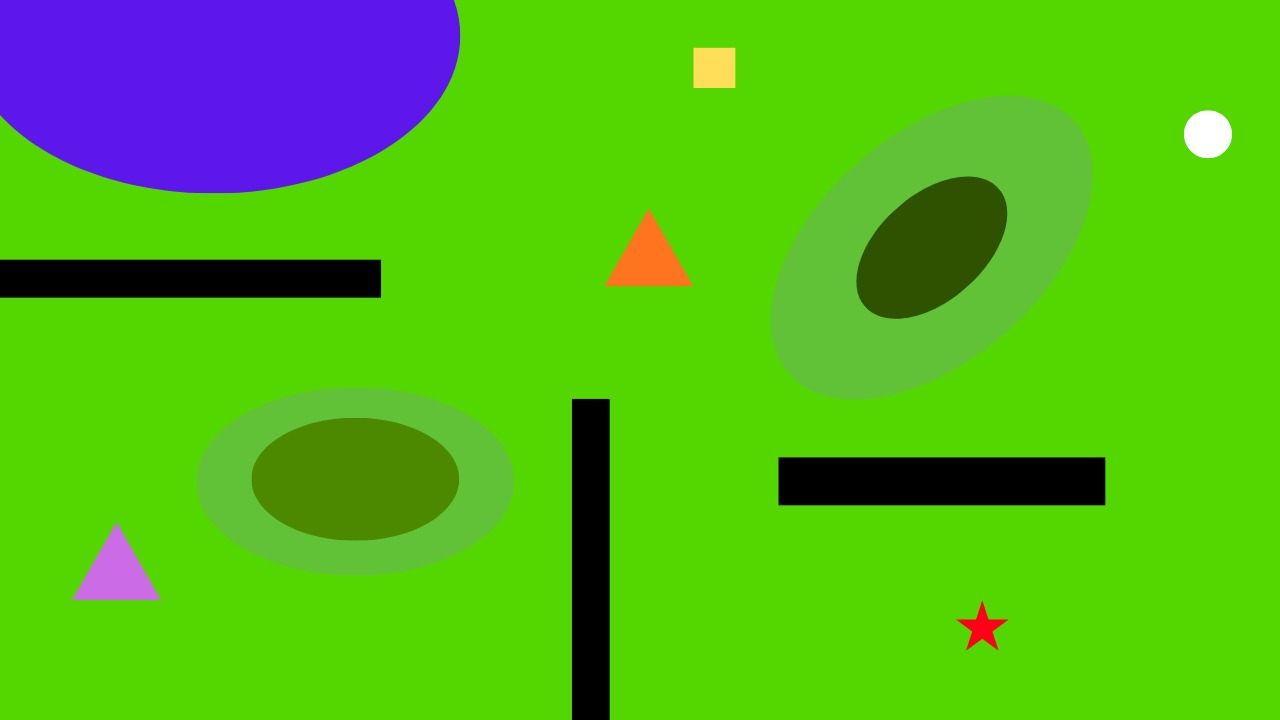
#> input picture Photos/6.jpg, 1280 x 720 px, found by its file name
$ python priority_travel.py
#> lines starting #> are read from the running program, lines starting #| are printed output that depends on the picture; after the words box and inside, x2 and y2 are one past the last pixel; in counts of white or black regions, pixels touching at a corner belong together
import cv2
import numpy as np
# i dont know why it dosen't detect one square in image 3 , rest is fine
inp="photos/6.jpg"

def Fshape(contour):
    peri = cv2.arcLength(contour, True)

    if peri == 0:
        return None

    area = cv2.contourArea(contour)
    verti = cv2.approxPolyDP(contour, 0.04 * peri, True)

    _, _, w, h = cv2.boundingRect(contour)
    aspect_ratio = max(w, h) / min(w, h)


    if len(verti) == 3:
        return "triangle"
    if len(verti) == 4:
        if aspect_ratio <= 1.2:
            #print("square")
            return "square"
        #print("square2")
        return None


    #print("square4") #wrote this to see what it does when above 2 are not detected

    hull_area = cv2.contourArea(cv2.convexHull(contour))
    solidity = area / hull_area if hull_area else 1
    if (6 <= len(verti) <= 11 and solidity < 0.9 and max(w, h) <= 120):
        return "star"


    if (4 * 3.14 * area )/ (peri * peri) >= 0.7 and aspect_ratio <= 1.2:
        return "circle"
    return None


image = cv2.imread(inp)
#> image is the input picture: shape (720, 1280, 3); mean B, G, R 25.9, 182.8, 83.2
total_casuality=0
#print(image[20,20])
hsv = cv2.cvtColor(image, cv2.COLOR_BGR2HSV)
#> hsv: shape (720, 1280, 3); mean H, S, V 53.8, 237, 201.3
gbg= cv2.inRange(hsv, (35, 40, 40), (85, 255, 255))
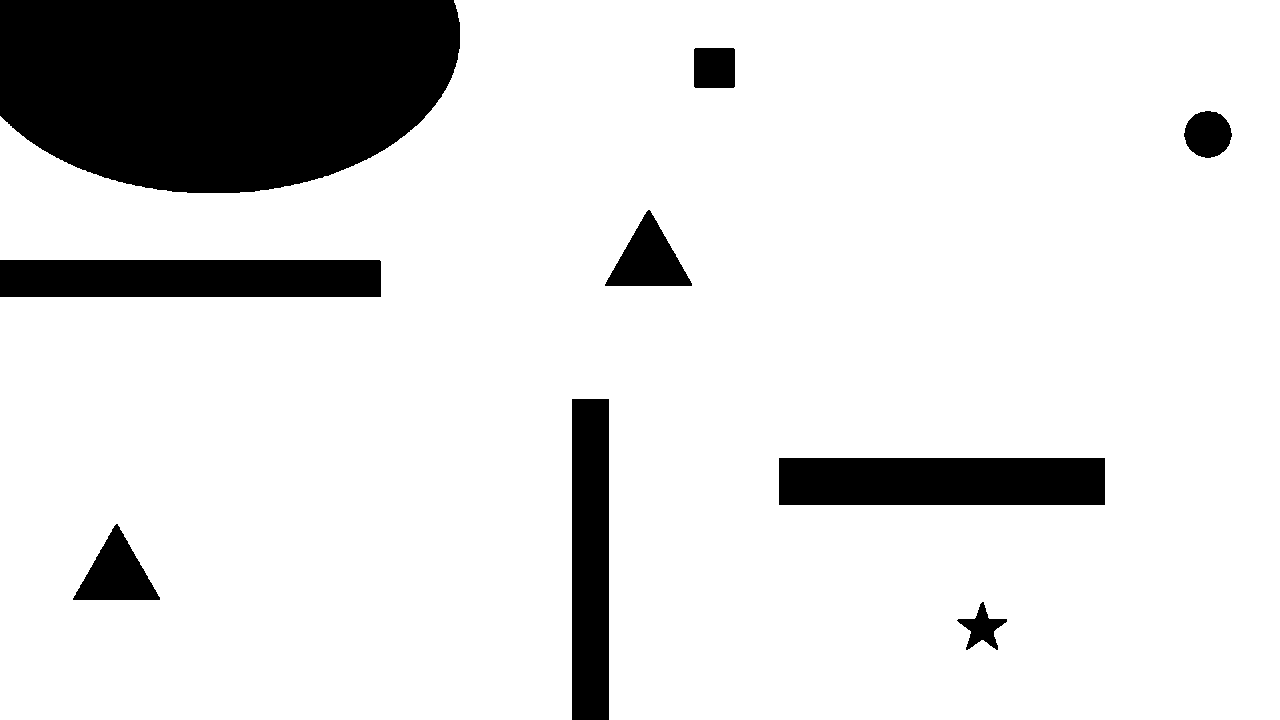
#> gbg: shape (720, 1280); 86.1% white; 9 black regions, largest, box (x1, y1, x2, y2) and area: (0, 0, 460, 193) 75732, (779, 458, 1105, 505) 15322, (0, 260, 381, 297) 14096
non_green = cv2.bitwise_not(gbg)


edges = cv2.Canny(image, 50, 150)
#> edges: shape (720, 1280); 0.79% white in thin lines or dots

mask = cv2.bitwise_or(non_green, edges)
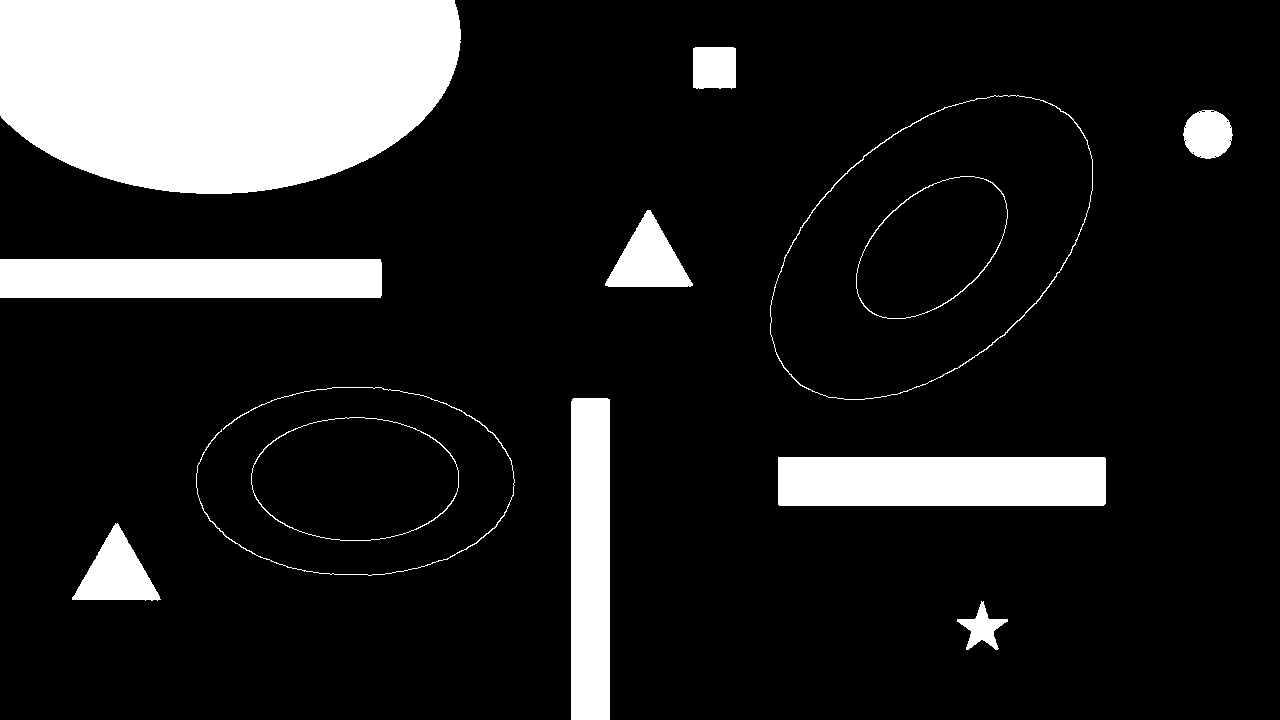
#> mask: shape (720, 1280); 14.6% white; 13 white regions


contours, _ = cv2.findContours(mask, cv2.RETR_EXTERNAL, cv2.CHAIN_APPROX_SIMPLE)
#> contours = 12 contours; largest, box (x1, y1, x2, y2) and area: (0, 0, 461, 194) 75516, (770, 95, 1093, 400) 67596, (251, 417, 459, 541) 20120, (778, 457, 1106, 506) 15693, (0, 259, 382, 298) 14474
casualities = []
start_end=[]
i_count=0
for countour in contours:

    if cv2.contourArea(countour) < 100 or cv2.contourArea(countour) > 20000:
        continue

    x, y, w, h = cv2.boundingRect(countour)
    colour = image[int(y+(h/2)), int(x+(w/2))]

    g,b, r = colour


    if g <= 50 and b <= 50 and 200<=r <= 255:
        severity = 3

    elif 200<=g <= 255 and 200<=b <= 255 and 200<=r <= 255:
        severity = 1

    elif 60<=g <= 100 and 200<=b <= 255 and 50<=r <= 255:
        severity = 2
    else:
        severity = 0

    shape = Fshape(countour)


    if shape is None:
        continue

    i_count+=1
    if shape == "star":
        age=1
    if shape == "circle":
        age=3
    if shape == "square":
        age=2
    if shape == "triangle":
        #252, 116, 36
        if 30<=g <= 42 and 110<=b <= 120 and 240<=r <= 255:
            cv2.putText(image,"Start",(x, y-10),cv2.FONT_HERSHEY_SIMPLEX,0.6,(0, 0, 0),2,)
            start_end.insert(0,(int(x+w/2), int(y+h/2)))
        else:
            cv2.putText(image,"End",(x, y-10),cv2.FONT_HERSHEY_SIMPLEX,0.6,(0, 0, 0),2,)
            start_end.insert(1,(int(x+w/2), int(y+h/2)))
        continue


    total_casuality+=1

    casualities.append({
        "casuality_no": i_count,
        "severity_score": severity,
        "age_score": age,
        "priority_score": severity * age,
        "location": (int(x + w / 2), int(y + h / 2))
    })


    cv2.rectangle(image,(x, y),(x+w, y+h),(0, 0, 0),2,)

    cv2.putText(image,shape,(x, y-10),cv2.FONT_HERSHEY_SIMPLEX,0.6,(0, 0, 0),2,)

    print(f"casuality no.{i_count}, severity score - {severity}, age score - {age} , priority score - {severity*age}, location - ({int(x+w/2)} , {int(y+h/2)})")
#> this loop made 12 passes
#> (x, y, g, b, r, severity) on passes 1, 9: (957, 601, 22, 1, 253, 3), (1183, 110, 255, 255, 255, 1)
#> (printed output is left out)
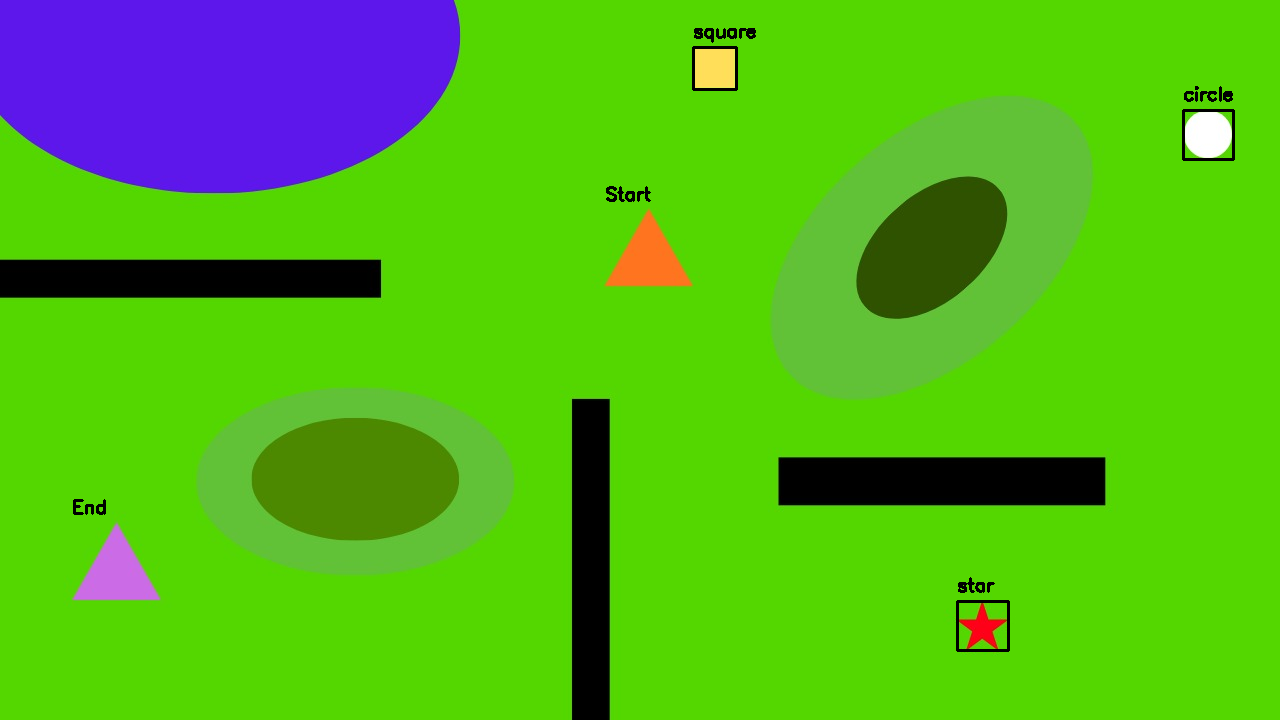
#> image: shape (720, 1280, 3); 0.37% of pixels changed, all inside (x1, y1, x2, y2) = (73, 28, 1235, 652)
#> after the loop, casualities = 3 items; i_count = 5; start_end = [(649, 248), (116, 562)]; total_casuality = 3

print("total no. of casuality",total_casuality)
#| total no. of casuality 3


casualities.sort(key=lambda x: x["priority_score"], reverse=True)


if casualities:
    cv2.line(image, start_end[0], casualities[0]["location"], (0, 0, 0), thickness=3, lineType=cv2.LINE_8)
#> image: shape (720, 1280, 3); 0.11% of pixels changed, all inside (x1, y1, x2, y2) = (647, 66, 717, 251)

    for casuality in range(1, len(casualities)):


        cv2.line(
            image,
            casualities[casuality - 1]["location"],
            casualities[casuality]["location"],
            (0, 0, 0),
            thickness=3,
            lineType=cv2.LINE_8,
        )
#> this loop made 2 passes
#> image: shape (720, 1280, 3); mean B, G, R 25.7, 180.6, 82.2

    cv2.line(image, casualities[-1]["location"], start_end[1], (0, 0, 0), thickness=3, lineType=cv2.LINE_8)
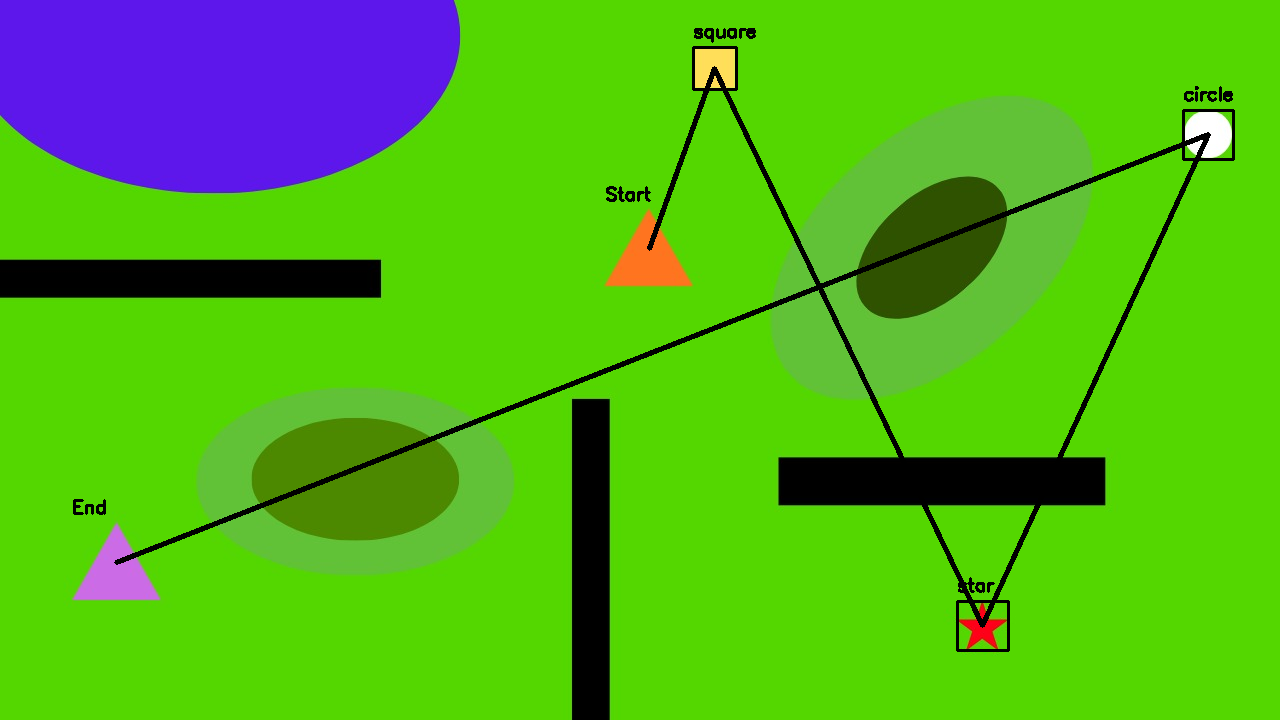
#> image: shape (720, 1280, 3); mean B, G, R 25.6, 179.5, 81.6


cv2.imwrite("photos/output/connected.png", image)

$ run again, with Photos/2.jpg copied over Photos/6.jpg
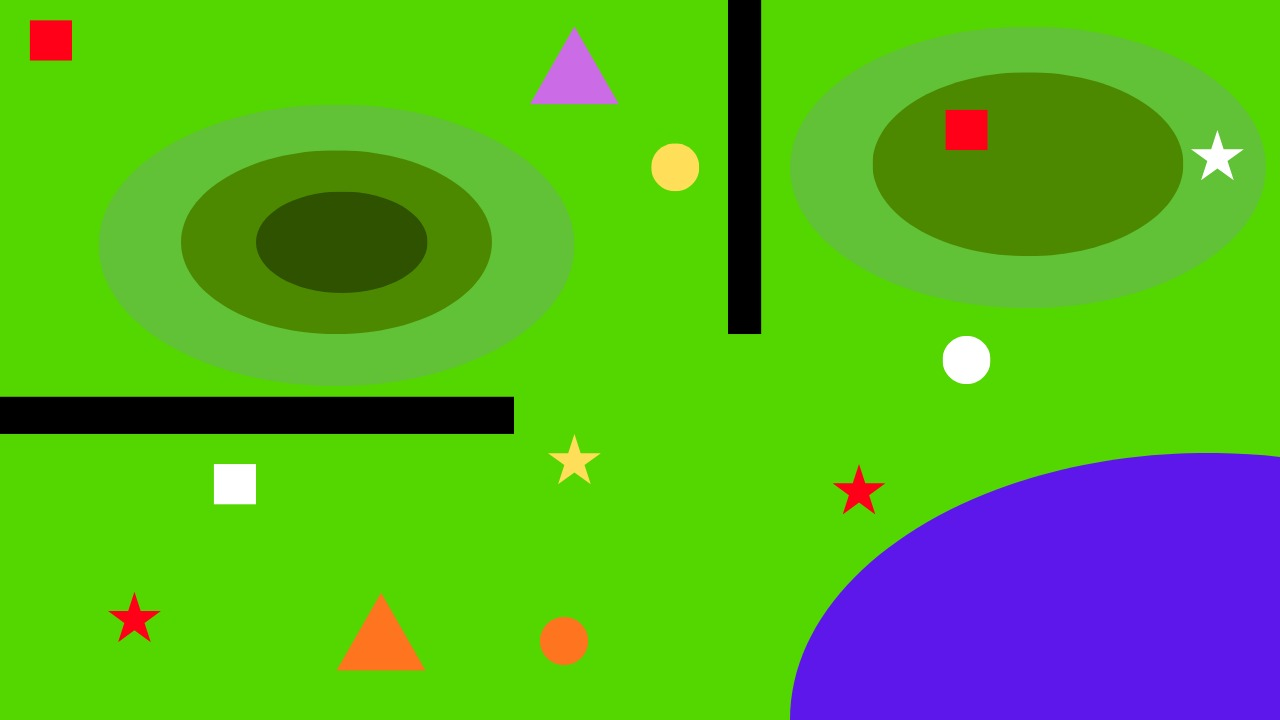
#> input picture Photos/2.jpg, 1280 x 720 px, found by its file name
#> image is the input picture: shape (720, 1280, 3); mean B, G, R 37.2, 172.7, 86.5
#> hsv: shape (720, 1280, 3); mean H, S, V 57, 233.7, 199.7
#> `gbg= cv2.inRange(hsv, (35, 40, 40), (85, 255, 255))`:
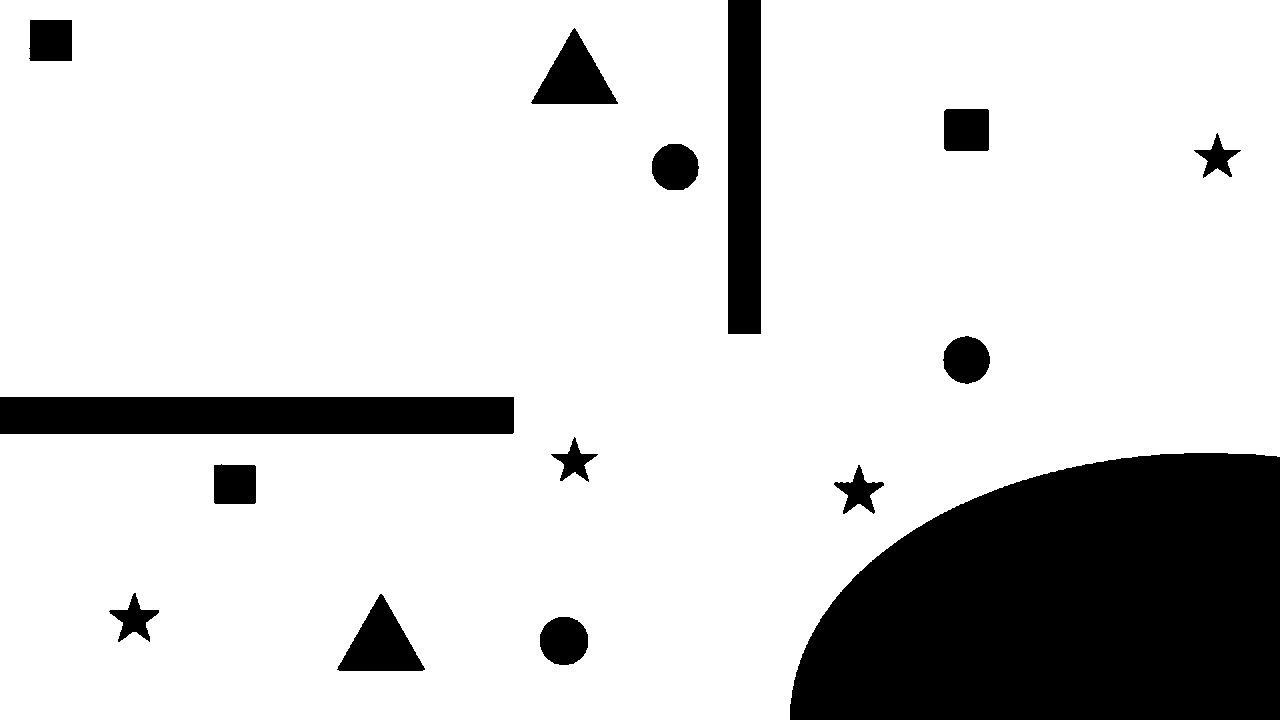
#> gbg: shape (720, 1280); 82.9% white; 15 black regions, largest, box (x1, y1, x2, y2) and area: (790, 453, 1280, 720) 106837, (0, 397, 514, 434) 19017, (728, 0, 761, 334) 11022
#> edges: shape (720, 1280); 1.1% white in thin lines or dots
#> mask: shape (720, 1280); 18% white; 20 white regions
#> contours = 18 contours; largest, box (x1, y1, x2, y2) and area: (790, 452, 1280, 720) 106494, (872, 72, 1184, 257) 45014, (181, 150, 492, 335) 44996, (0, 396, 515, 434) 19012, (727, 0, 762, 335) 11345
#> the loop `for countour in contours: ` made 18 passes
#> (x, y, g, b, r, severity) on passes 1, 3, 4, 7, 9, 11, 12: (539, 617, 31, 116, 255, 0), (108, 592, 28, 0, 255, 3), (833, 465, 26, 0, 254, 3), (549, 434, 91, 224, 252, 2), (942, 335, 255, 255, 255, 1), (651, 143, 89, 222, 255, 2), (1192, 130, 246, 255, 251, 1)
#> (printed output is left out)
#> after the loop `for countour in contours:`: casualities = 9 items; i_count = 11; start_end = [(381, 632), (574, 66)]; total_casuality = 9
#| total no. of casuality 9
#> the loop `for casuality in range(1, len(casualities)):  ` made 8 passes
#> `cv2.line(image, casualities[-1]["location"], start_end[1], (0, 0, 0), ..`:
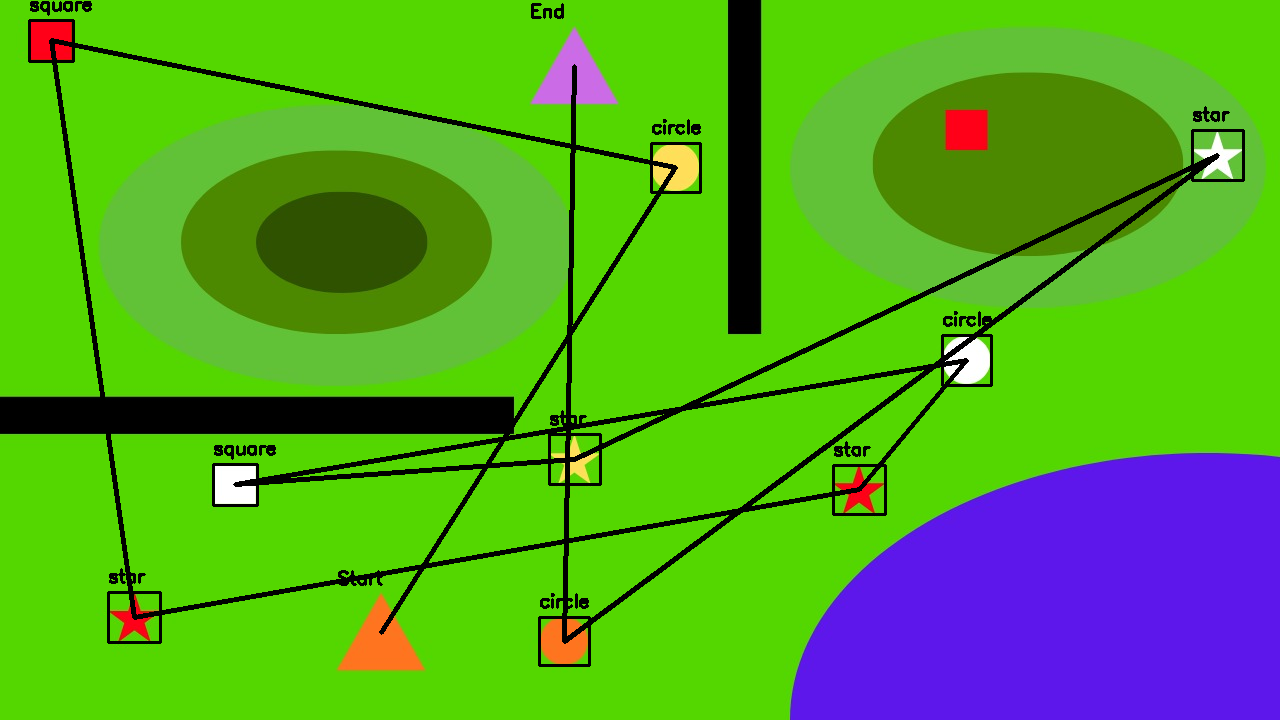
#> image: shape (720, 1280, 3); mean B, G, R 36.7, 164.6, 82.7
